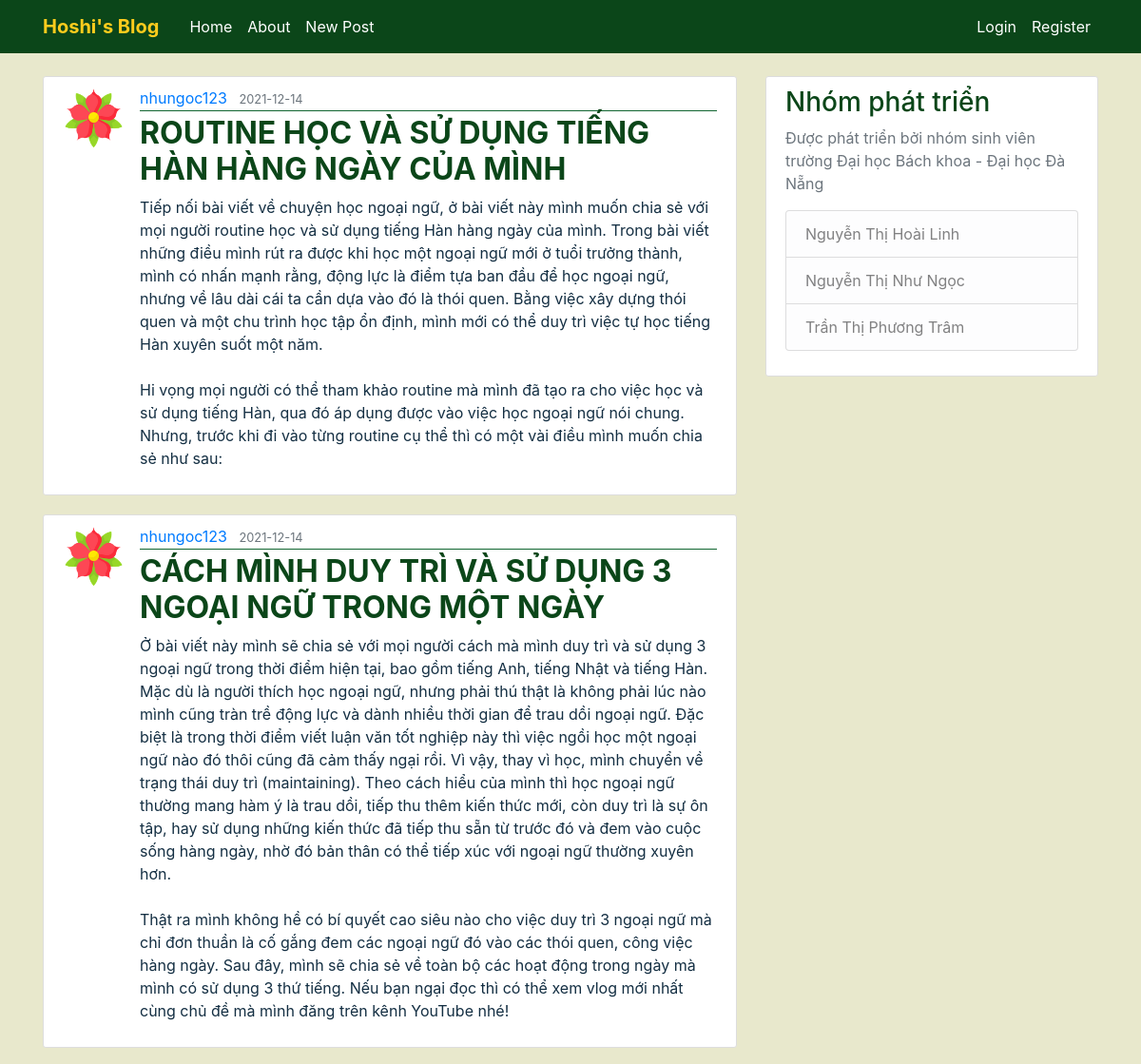
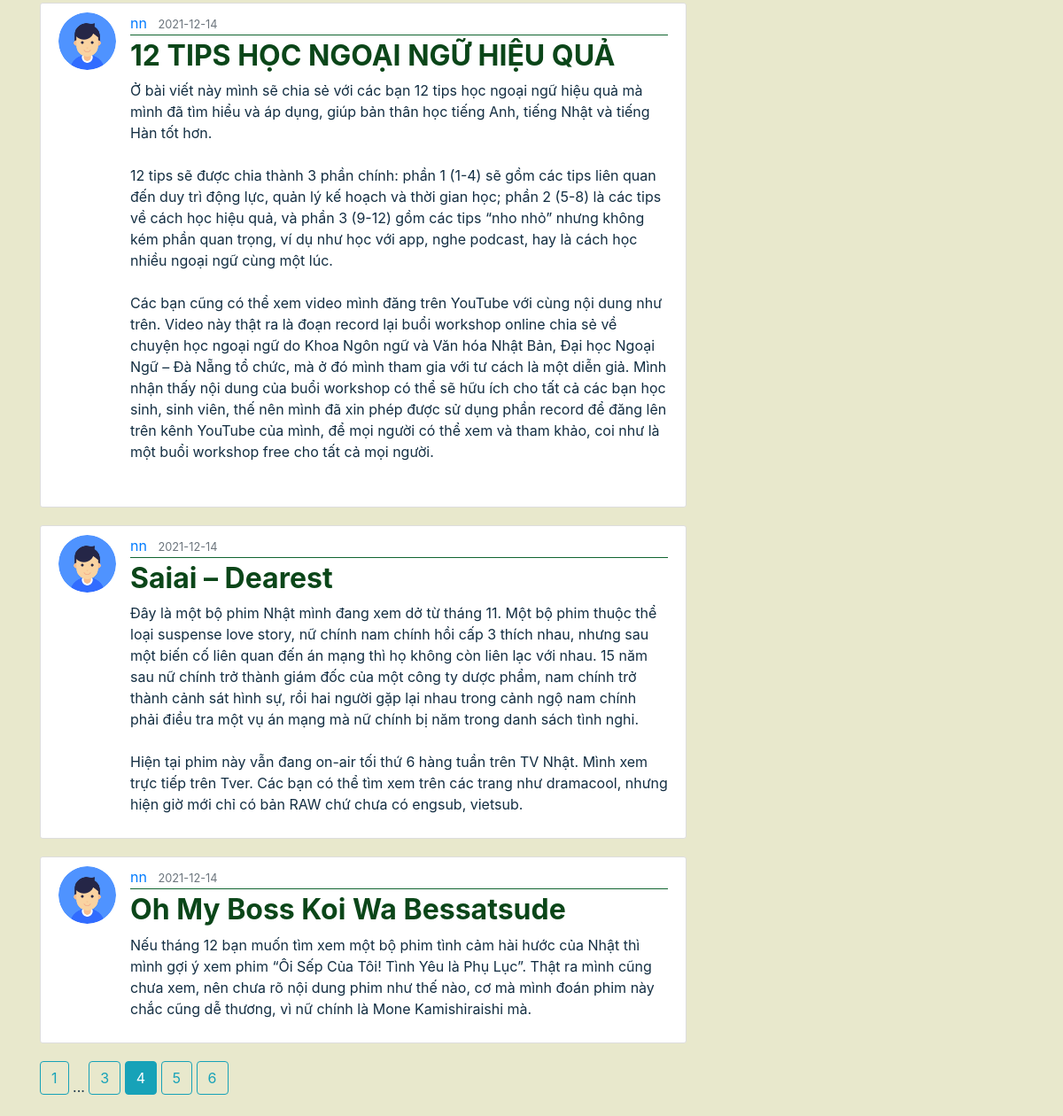
/home?page=4, run on the app's committed database (2 pictures, top to bottom).
### FlaskBlog/models.py (models this page shows, shortened)
class Post(db.Model):
    id = db.Column(db.Integer, primary_key=True)
    title = db.Column(db.String(100), nullable=False)
    date_posted = db.Column(db.DateTime, nullable=False, default=datetime.utcnow)
    content = db.Column(db.Text, nullable=False)
    user_id = db.Column(db.Integer, db.ForeignKey('user.id'), nullable=False)

class User(db.Model, UserMixin):
    id = db.Column(db.Integer, primary_key=True)
    username = db.Column(db.String(20), unique=True, nullable=False)
    email = db.Column(db.String(120), unique=True, nullable=False)
    image_file = db.Column(db.String(20), nullable=False, default='default.png')
    password = db.Column(db.String(60), nullable=False)
    posts = db.relationship('Post', backref='author', lazy=True)

### FlaskBlog/routes.py (the view)
@app.route("/")
@app.route("/home")
def home():
    page = request.args.get('page', 1, type=int)
    posts = Post.query.order_by(Post.date_posted.desc()).paginate(page=page, per_page=5)
    return render_template('home.html', posts=posts)

### FlaskBlog/templates/home.html
{% extends "layout.html" %}
{% block content %}
    {% for post in posts.items %}
        <article class="media content-section">
          <img class="rounded-circle article-img" src="{{ url_for('static', filename='avatar/' + post.author.image_file) }}">
          <div class="media-body">
            <div class="article-metadata">
              <a class="mr-2" href="{{ url_for('user_posts', username=post.author.username) }}">{{ post.author.username }}</a>
              <small class="text-muted">{{ post.date_posted.strftime('%Y-%m-%d') }}</small>
            </div>
            <h2><a class="article-title" href="{{ url_for('post', post_id=post.id) }}">{{ post.title }}</a></h2>
            <p class="article-content">{{ post.content }}</p>
          </div>
        </article>
    {% endfor %}
    {% for page_num in posts.iter_pages(left_edge=1, right_edge=1, left_current=1, right_current=2) %}
      {% if page_num %}
        {% if posts.page == page_num %}
          <a class="btn btn-info mb-4" href="{{ url_for('home', page=page_num) }}">{{ page_num }}</a>
        {% else %}
          <a class="btn btn-outline-info mb-4" href="{{ url_for('home', page=page_num) }}">{{ page_num }}</a>
        {% endif %}
      {% else %}
        ...
      {% endif %}
    {% endfor %}
{% endblock content %}

### FlaskBlog/static/main.css (style rules this page uses)
body { background: #E8E8CC; color: #142F43; margin-top: 5rem; }
h1, h2, h3, h4, h5, h6 { color: #0B4619; }
.content-section { background: #ffffff; padding: 10px 20px; border: 1px solid #dddddd; border-radius: 3px; margin-bottom: 20px; }
.article-title { color: #0B4619; font-weight: bold; }
.article-content { white-space: pre-line; }
.article-img { height: 65px; width: 65px; margin-right: 16px; }
.article-metadata { padding-bottom: 1px; margin-bottom: 4px; border-bottom: 1px solid #116530 }

### data on the page
Post: image_file (picture), author.username "nhungoc123", date_posted "2021-12-14", title "ROUTINE HỌC VÀ SỬ DỤNG TIẾNG HÀN HÀNG NGÀY CỦA MÌNH", content "Tiếp nối bài viết về chuyện học ngoại ngữ, ở bài viết này mình muốn chia sẻ với mọi người routine học và sử dụng tiếng Hàn hàng ngày của mình. Trong bài viết những điều mình rút ra được khi học một ngoại ngữ mới ở tuổi trưởng thành, mình có nhấn mạnh rằng, động lực là điểm tựa ban đầu để học ngoại ngữ, nhưng về lâu dài cái ta cần dựa vào đó là thói quen. Bằng việc xây dựng thói quen và một chu trình học tập ổn định, mình mới có thể duy trì việc tự học tiếng Hàn xuyên suốt một năm. Hi vọng mọi người có thể tham khảo routine mà mình đã tạo ra cho việc học và sử dụng tiếng Hàn, qua đó áp dụng được vào việc học ngoại ngữ nói chung. Nhưng, trước khi đi vào từng routine cụ thể thì có một vài điều…"
Post: image_file (picture), author.username "nhungoc123", date_posted "2021-12-14", title "CÁCH MÌNH DUY TRÌ VÀ SỬ DỤNG 3 NGOẠI NGỮ TRONG MỘT NGÀY", content "Ở bài viết này mình sẽ chia sẻ với mọi người cách mà mình duy trì và sử dụng 3 ngoại ngữ trong thời điểm hiện tại, bao gồm tiếng Anh, tiếng Nhật và tiếng Hàn. Mặc dù là người thích học ngoại ngữ, nhưng phải thú thật là không phải lúc nào mình cũng tràn trề động lực và dành nhiều thời gian để trau dồi ngoại ngữ. Đặc biệt là trong thời điểm viết luận văn tốt nghiệp này thì việc ngồi học một ngoại ngữ nào đó thôi cũng đã cảm thấy ngại rồi. Vì vậy, thay vì học, mình chuyển về trạng thái duy trì (maintaining). Theo cách hiểu của mình thì học ngoại ngữ thường mang hàm ý là trau dồi, tiếp thu thêm kiến thức mới, còn duy trì là sự ôn tập, hay sử dụng những kiến thức đã tiếp thu sẵn từ trước đó và…"
Post: image_file (placeholder picture), author.username "nn", date_posted "2021-12-14", title "12 TIPS HỌC NGOẠI NGỮ HIỆU QUẢ", content "Ở bài viết này mình sẽ chia sẻ với các bạn 12 tips học ngoại ngữ hiệu quả mà mình đã tìm hiểu và áp dụng, giúp bản thân học tiếng Anh, tiếng Nhật và tiếng Hàn tốt hơn. 12 tips sẽ được chia thành 3 phần chính: phần 1 (1-4) sẽ gồm các tips liên quan đến duy trì động lực, quản lý kế hoạch và thời gian học; phần 2 (5-8) là các tips về cách học hiệu quả, và phần 3 (9-12) gồm các tips “nho nhỏ” nhưng không kém phần quan trọng, ví dụ như học với app, nghe podcast, hay là cách học nhiều ngoại ngữ cùng một lúc. Các bạn cũng có thể xem video mình đăng trên YouTube với cùng nội dung như trên. Video này thật ra là đoạn record lại buổi workshop online chia sẻ về chuyện học ngoại ngữ do Khoa Ngôn ngữ và…"
Post: image_file (placeholder picture), author.username "nn", date_posted "2021-12-14", title "Saiai – Dearest", content "Đây là một bộ phim Nhật mình đang xem dở từ tháng 11. Một bộ phim thuộc thể loại suspense love story, nữ chính nam chính hồi cấp 3 thích nhau, nhưng sau một biến cố liên quan đến án mạng thì họ không còn liên lạc với nhau. 15 năm sau nữ chính trở thành giám đốc của một công ty dược phẩm, nam chính trở thành cảnh sát hình sự, rồi hai người gặp lại nhau trong cảnh ngộ nam chính phải điều tra một vụ án mạng mà nữ chính bị năm trong danh sách tình nghi. Hiện tại phim này vẫn đang on-air tối thứ 6 hàng tuần trên TV Nhật. Mình xem trực tiếp trên Tver. Các bạn có thể tìm xem trên các trang như dramacool, nhưng hiện giờ mới chỉ có bản RAW chứ chưa có engsub, vietsub."
Post: image_file (placeholder picture), author.username "nn", date_posted "2021-12-14", title "Oh My Boss Koi Wa Bessatsude", content "Nếu tháng 12 bạn muốn tìm xem một bộ phim tình cảm hài hước của Nhật thì mình gợi ý xem phim “Ôi Sếp Của Tôi! Tình Yêu là Phụ Lục”. Thật ra mình cũng chưa xem, nên chưa rõ nội dung phim như thế nào, cơ mà mình đoán phim này chắc cũng dễ thương, vì nữ chính là Mone Kamishiraishi mà."

### other printed values
{{ page_num }} "1" "3" "5" "6"
{{ page_num }} "4"
